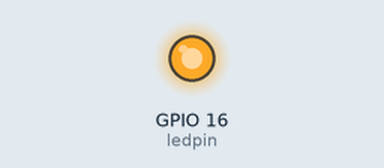
Simulated run of this sketch. Board: ESP32. Parts: output pins drawn as LEDs (lit = HIGH).

Above: at 0.05 s.
At 1.5 s:
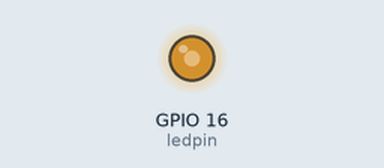
At 2.25 s:
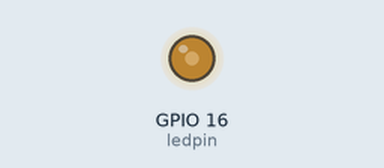
At 3.0 s:
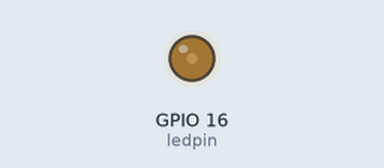
Timing chart, 0 to 8.9 s (numbered marks = the images above):
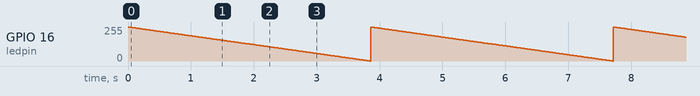

Measured:
- by itself, GPIO 16 (ledpin): ramps from 255/255 to 0/255 and jumps back, once every 3.9 s

The sketch:

LED_intensity.ino
```cpp
//the number of the LED pin
const int ledpin=16; //16 corresponds to GPIO16
//setting PWM properties
const int freq=5000;
const int ledchannel=0;
const int resolution=8;
void setup()  {
  // put your setup code here, to run once:
  //configure LED PWM functionalities
  ledcSetup(ledchannel,freq,resolution);
  //attach the channel to the GPIO to be controlled
  ledcAttachPin(ledpin,ledchannel);

}

void loop()
{
  // put your main code here, to run repeatedly:
  //increase the LED brightness
  for(int dutycycle=255;dutycycle<=255;dutycycle++)
  {
    //changing the LED brightness with PWM
    ledcWrite(ledchannel,dutycycle);
    delay(15);
  }

    // decrease the LED brightness
  for(int dutycycle=255;dutycycle>=0;dutycycle--)
  {
    //changing the LED brightness with PWM
    ledcWrite(ledchannel,dutycycle);
    delay(15);
  }
}
```
